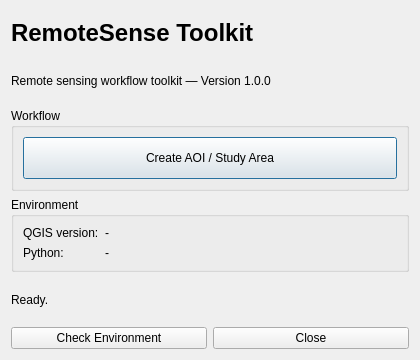
<?xml version="1.0" encoding="UTF-8"?>
<ui version="4.0">
 <class>RemoteSenseToolkitDialogBase</class>
 <widget class="QDialog" name="RemoteSenseToolkitDialogBase">
  <property name="windowTitle">
   <string>RemoteSense Toolkit</string>
  </property>
  <property name="minimumSize">
   <size>
    <width>420</width>
    <height>360</height>
   </size>
  </property>

  <layout class="QVBoxLayout" name="verticalLayout">

   <!-- ================================================================== -->
   <!-- TITLE                                                              -->
   <!-- ================================================================== -->

   <item>
    <widget class="QLabel" name="lblTitle">
     <property name="text">
      <string>RemoteSense Toolkit</string>
     </property>
     <property name="styleSheet">
      <string>font-size: 18pt; font-weight: bold;</string>
     </property>
    </widget>
   </item>

   <!-- ================================================================== -->
   <!-- SUBTITLE                                                           -->
   <!-- ================================================================== -->

   <item>
    <widget class="QLabel" name="lblSubtitle">
     <property name="text">
      <string>Remote sensing workflow toolkit — Version 1.0.0</string>
     </property>
    </widget>
   </item>

   <!-- ================================================================== -->
   <!-- WORKFLOW                                                           -->
   <!-- ================================================================== -->

   <item>
    <widget class="QGroupBox" name="groupWorkflow">
     <property name="title">
      <string>Workflow</string>
     </property>

     <layout class="QVBoxLayout" name="workflowLayout">
      <item>
       <widget class="QPushButton" name="btnCreateAOI">
        <property name="minimumSize">
         <size>
          <width>0</width>
          <height>42</height>
         </size>
        </property>
        <property name="text">
         <string>Create AOI / Study Area</string>
        </property>
        <property name="toolTip">
         <string>Create a study area from the map or an existing polygon layer.</string>
        </property>
       </widget>
      </item>
     </layout>
    </widget>
   </item>

   <!-- ================================================================== -->
   <!-- ENVIRONMENT                                                        -->
   <!-- ================================================================== -->

   <item>
    <widget class="QGroupBox" name="groupBox">
     <property name="title">
      <string>Environment</string>
     </property>

     <layout class="QFormLayout" name="formLayout">

      <item row="0" column="0">
       <widget class="QLabel" name="labelQgis">
        <property name="text">
         <string>QGIS version:</string>
        </property>
       </widget>
      </item>

      <item row="0" column="1">
       <widget class="QLabel" name="lblQgisVersion">
        <property name="text">
         <string>-</string>
        </property>
       </widget>
      </item>

      <item row="1" column="0">
       <widget class="QLabel" name="labelPython">
        <property name="text">
         <string>Python:</string>
        </property>
       </widget>
      </item>

      <item row="1" column="1">
       <widget class="QLabel" name="lblPythonVersion">
        <property name="text">
         <string>-</string>
        </property>
       </widget>
      </item>

     </layout>
    </widget>
   </item>

   <!-- ================================================================== -->
   <!-- STATUS                                                             -->
   <!-- ================================================================== -->

   <item>
    <widget class="QLabel" name="lblStatus">
     <property name="text">
      <string>Ready.</string>
     </property>
     <property name="wordWrap">
      <bool>true</bool>
     </property>
    </widget>
   </item>

   <!-- ================================================================== -->
   <!-- ACTION BUTTONS                                                     -->
   <!-- ================================================================== -->

   <item>
    <layout class="QHBoxLayout" name="buttonLayout">

     <item>
      <widget class="QPushButton" name="btnCheck">
       <property name="text">
        <string>Check Environment</string>
       </property>
      </widget>
     </item>

     <item>
      <widget class="QPushButton" name="btnClose">
       <property name="text">
        <string>Close</string>
       </property>
      </widget>
     </item>

    </layout>
   </item>

  </layout>
 </widget>

 <resources/>
 <connections/>
</ui>
